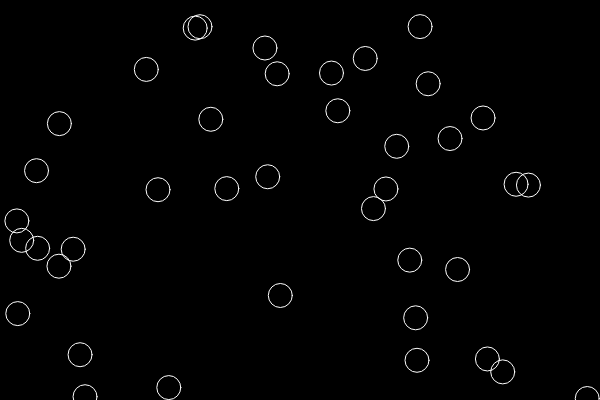
Frame 1 (no input)
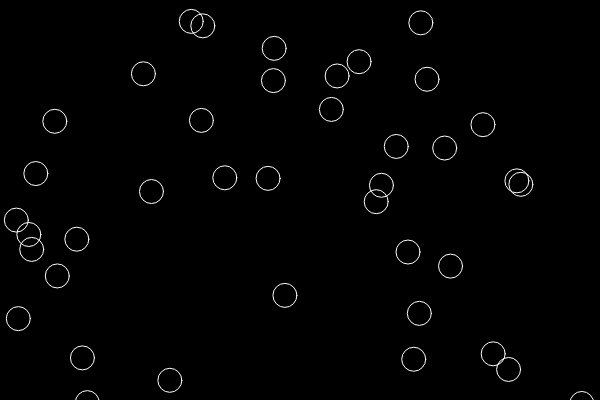
Frame 60 (no input)
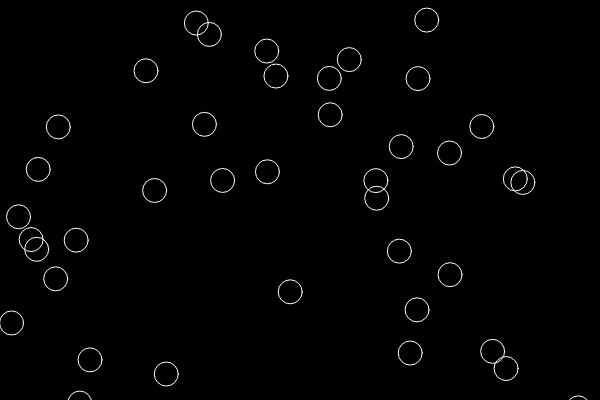
Frame 120 (the mouse pressed at the canvas centre since frame 60)

The p5.js sketch that drew these frames (run headless with seeded random() and noise() and a simulated clock; from frame 60 on, the mouse is pressed at the canvas centre):

// p5.js sketch
// ── sketch.js
let bubbles = [];

function setup () {
  createCanvas (600, 400);
  for (let i = 0; i < 40; i++) {
    bubbles[i] = new Bubble ();
  }
}
function draw () {
  background (0);
  for (let i = 0; i < bubbles.length; i++) {
    bubbles[i].move ();
    bubbles[i].display ();
  }
}

function Bubble () {
  this.x = random (0, width);
  this.y = random (0, height);

  this.display = function () {
    stroke (255);
    noFill ();
    ellipse (this.x, this.y, 24, 24);
  };

  this.move = function () {
    this.x = this.x + random (-1, 1);
    this.y = this.y + random (-1, 1);
  };
}

/*
    bubbles[i] = {
      x: random(0, width),
      y: random(0, height),
      display: function () {
        stroke (255);
        noFill ();
        ellipse (this.x, this.y, 24, 24);
      },
      move: function () {
        this.x = this.x + random (-1, 1);
        this.y = this.y + random (-1, 1);
      },
    };
*/
